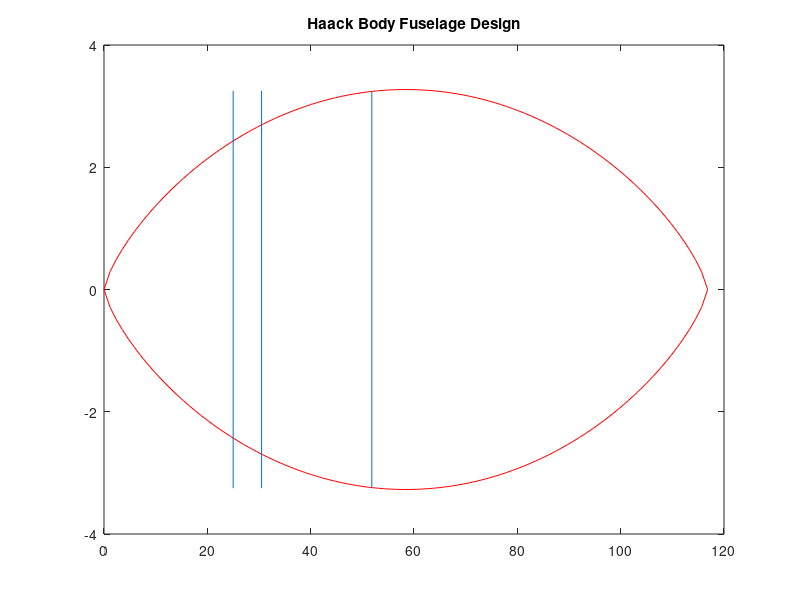

Write MATLAB code to recreate this figure.
%% Fuselage Preliminary Design % Sadraey %
% Meta
% FUSELAGE DESIGN CHANGED TO SEARS-HAACK BODY
% Total Length Extended to 140ft
%%
% Test Change in GITHUB
% Design Requirements 
% Main: Accomodate Passengers
% Secondary: Must accomodate crew, landing gear, fuel, systems, empennage
% Optimization: Low Drag, Positive Lift generation, low weight, comfort,
% structural flight, external symmetry, low wetted area
%% Determine Number of Passengers and Crew
n_p = 8; % number of passengers
n_c = 2; % number of crew members
%% Establish Human Size and Target Passenger
% Passengers will be from U.S.
% Figures 7.5 and 7.6
% Design for passengers that are 5' 2" - 6' 3"
% Arm length 2.6 ft
% Chair Height 1.6 ft
% Shoulder to Shoulder 2ft
%% Cockpit % Sadraey %
% Distance from spine to taxi instrument 3.5 ft
% 1ft minimum from butt to floor
% 4 - 10 cm
T_w = 0.23; % ft with 7 cm wall thickness
L_CP = 5.5; %ft preliminary choice
W_pilot = 15/12; % distance between pilot seats (aisle) ft 
% Table 7.4
W_CPs = 20/12; % seat width cockpit ft
W_CP = 2*W_CPs + W_pilot; % Cockpit Width interior
% Equation 7.9 
D_CP = W_CP + 2*T_w; % diameter of cockpit with thickness included
% Must look into instrumentation sizing
fprintf('Cockpit Diameter is %0.2f ft \n',D_CP)
fprintf('Cockpit Length is %0.2f ft \n',L_CP)
%% Passenger Cargo
% pg 369 Eq 7.4
v_b = 5.156; % average bag/luggage size ft^3
v_btotal = n_p * v_b; %ft^3


%% L/D length to diameter ratio
% Table 7.7
% L/D for Concorde is 23.
% shooting for this range
%% Passenger Cabin % Sadraey %
% Calculate Cabin Diameter
W_s = 25/12 ; % seat width ft
% Table 7.3
W_a = 23/12; % aisle distance ft
W_C = 2*W_s + W_a; % Interior Cabin Width ft
% Equation 7.9
D_C = W_C + 2*T_w; % Cabin Diameter ft

% Calculate Cabin Length
P_s = 40/12; % seat pitch or distance between seats (ft)

n_r = n_p/2; % number of rows
% Equation 7.1
L_C = n_r*P_s+8; % Cabin Length
fprintf('Passenger Cabin Diameter is %0.2f ft \n',D_C)
fprintf('Passenger Cabin Length is %0.2f ft \n',L_C)
% Headroom from Table 7.4
% Will we have carry-on over or same level?
Headroom = 66.912; %ft for first class
% Must also consider lavatory

%% Cargo
% Depends on volume and will most likely be beneath passenger cabin
%% Nose Design
% Look at supersonic design and weight and balance
L_n = 25; % arbitrary length of nose ft
% Looking at the SEARS-HACK Body Equation from WIKIPEDIA
% x = linspace(0,0.5,100); % range
% R_max = 2; % arbitrary maximum nose radius ft
% V_n = (3*pi^2/16 * R_max^2*L_n)/2; % Volume of nose
% S_x = pi*R_max^2*(4*x.*(1-x)).^(3/2); % nose cross sectional area
% r_x = R_max*(4*x.*(1-x)).^(3/4);% nose radius
% FigHandle = figure('Position', [250, 250, L_n*40, R_max*40]);
% figure(1)
% plot(2*x*L_n,r_x,'r',2*x*L_n,-r_x,'r')
% title('Sears-Hack Body Nose Design')
% Based on Wave Drag Equation, wave drag is reduced by increasing length
% and decreasing volume
% calculated from the derivative of the radius
% Theta = 16.4223 degrees
% Beta = 58.471 degrees
% Oblique Shock Ma2 = 1.06
%% Rear Section
% Will Include Tail and Wing as well for supersonic aircraft.
L_R = 89; % arbitrary length of rear section ft
%% Length of Fuselage
% Equation 7.10 
L_F = L_CP + L_C + L_n + L_R; % Total Fuselage Length
fprintf('The fuselage length is %0.2f ft \n',L_F)
%% Length to Diameter Ratio Fineness Ratio
L_N = 20; % arbitrary length of nose ft
%% Rear Section
% Will Include Tail and Wing as well for supersonic aircraft.
L_R = 70; % arbitrary length of rear section ft
%% Length of Fuselage
% Equation 7.10 
L_F = L_CP + L_C + L_N + L_R; % Total Fuselage Length
fprintf('The fuselage length is %0.2f ft \n',L_F)
%% Length to Diameter Ratio
LF_DF = L_F/D_C; 
fprintf('The L/D ratio for the fuselage is %0.2f  \n',LF_DF)
%% Fuel Tanks
m_f = 177928.86/9.81; % kg of fuel
% Table 7.8 for fuel types and density
rho_f = 840; % kg/m^3
V_f = m_f/rho_f; % m^3
V_f = V_f * 35.31; % ft^3
fprintf('The fuel tank volume is %0.2f ft^3 \n',V_f)
%% Volume of Bottom Half
% Equation 7.4a
V_bot = 0.5* (pi*W_C^2/4*(L_C+L_R));
fprintf('The bottom volume for the fuselage is %0.2f ft^3 \n',V_bot)
%% SEARS-HACK FUSELAGE
% Look at supersonic design and weight and balance
L_F2 = L_F; % arbitrary length of nose ft
% Looking at the SEARS-HACK Body Equation from WIKIPEDIA
x = linspace(0,1,100); % range
R_max = D_C/2; % arbitrary maximum nose radius ft
V_n = (3*pi^2/16 * R_max^2*L_F2)/2; % Volume of nose
S_x = pi*R_max^2*(4*x.*(1-x)).^(3/2); % nose cross sectional area
r_x = R_max*(4*x.*(1-x)).^(3/4);
FigHandle = figure('Position', [250, 250, L_F2*40, R_max*40]);
figure(1)
x_CP = L_n+L_CP;
x_C = x_CP + L_C;
plot(x*L_F2,r_x,'r',x*L_F2,-r_x,'r')
line([L_n L_n], [-3.25 3.25]);
line([x_CP x_CP], [-3.25 3.25]);
line([x_C x_C], [-3.25 3.25]);

title('Haack Body Fuselage Design')
%%
% z = L_F*x;
% Z = meshgrid(z,z);
% Theta = linspace(0,2*pi,100);
% [R ,PHI] = meshgrid(r_x,Theta);
% FigHandle = figure('Position', [50, 50, 600, 600]);
% surf(R.*cos(PHI), R.*sin(PHI), Z);
% view(3)
% set(gca,'zdir','reverse')
% colormap hsv
% axis equal

